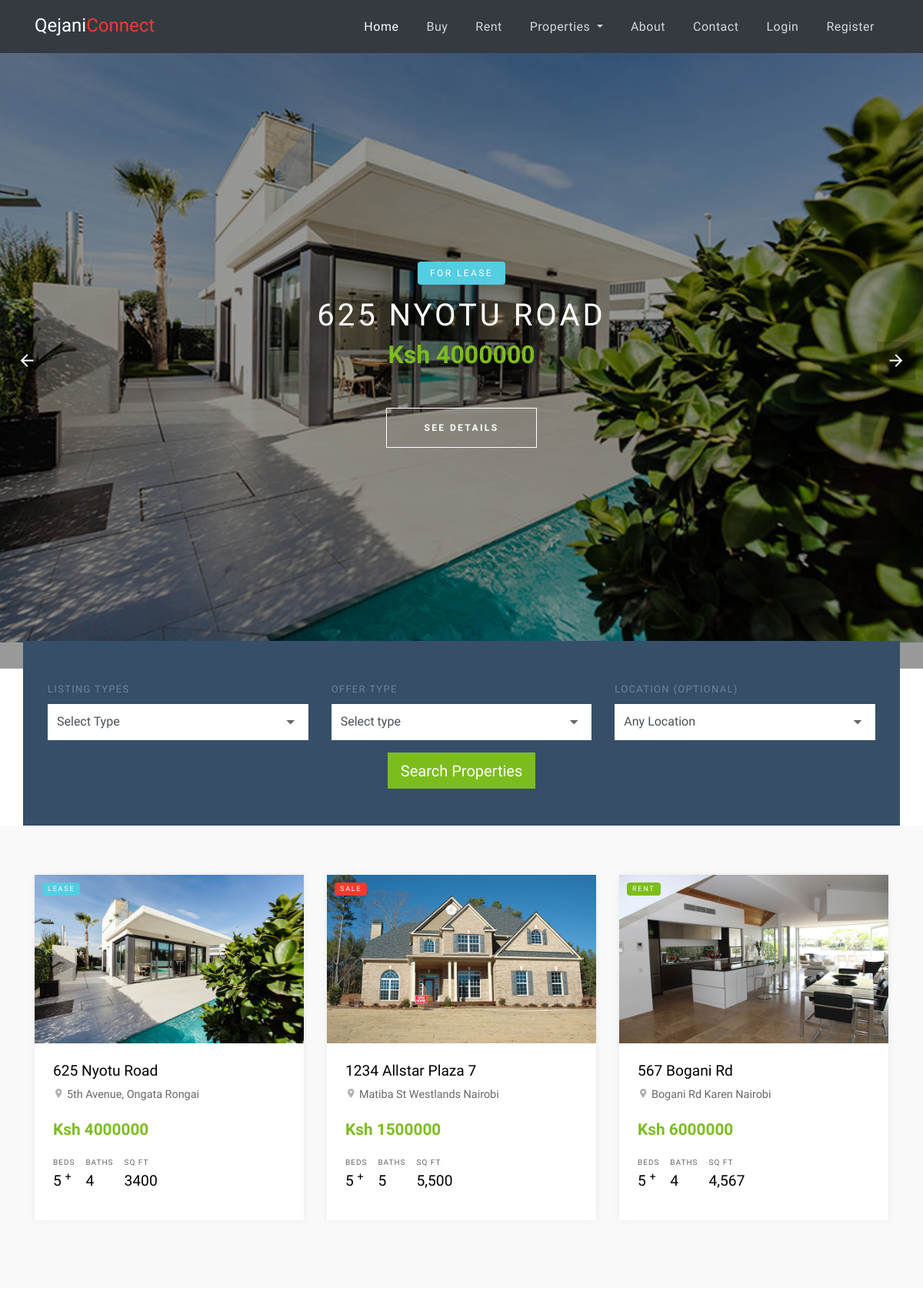
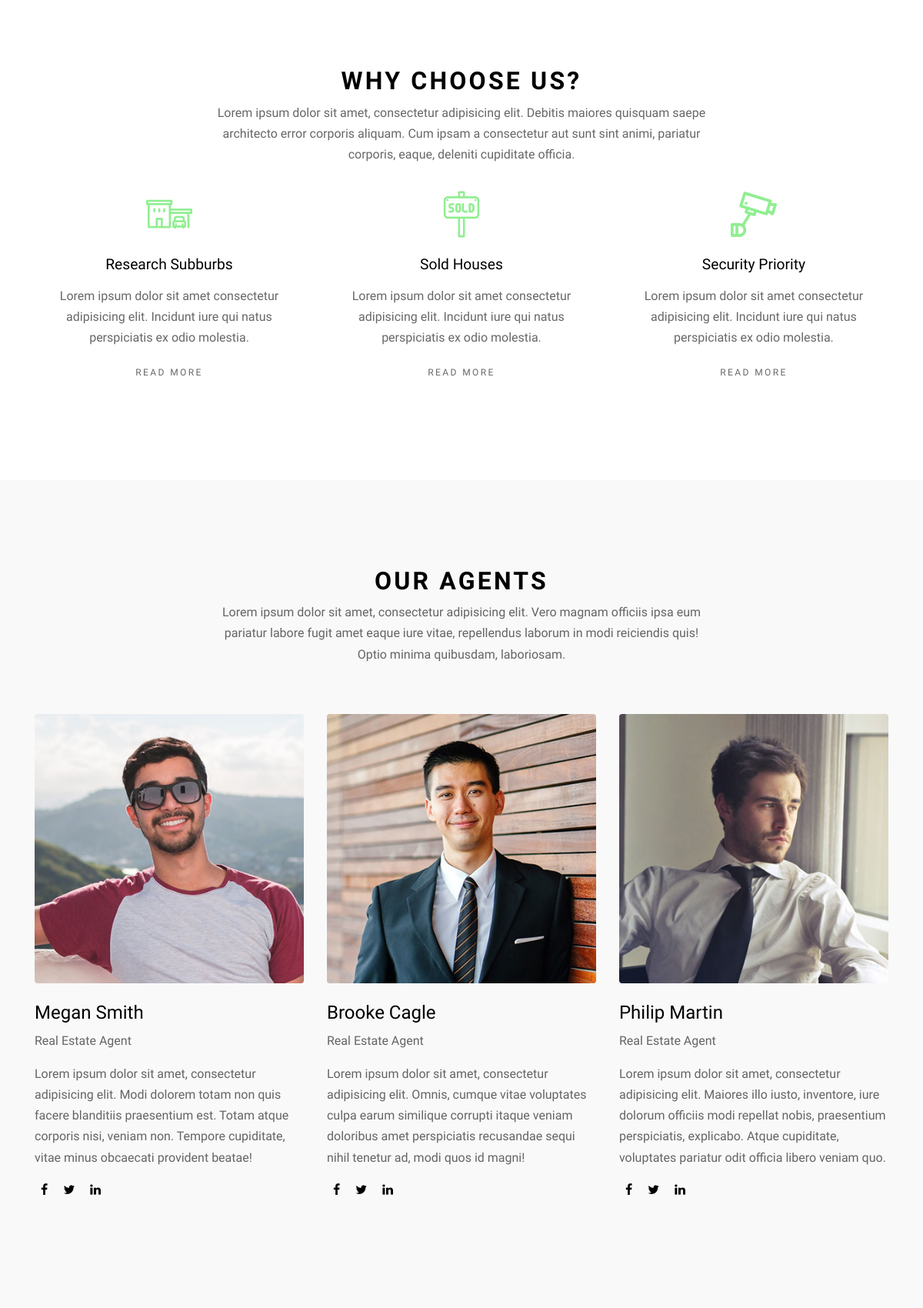
The page / (upper part) on the database its author committed (2 pictures, top to bottom).
### tables this page shows
CREATE TABLE `props` (
  `id` int(11) NOT NULL,
  `name` varchar(200) NOT NULL,
  `location` varchar(200) NOT NULL,
  `image` varchar(200) NOT NULL,
  `price` varchar(200) NOT NULL,
  `beds` int(10) NOT NULL,
  `baths` int(20) NOT NULL,
  `sqft` varchar(30) NOT NULL,
  `home_type` varchar(200) NOT NULL,
  `year_built` varchar(200) NOT NULL,
  `type` varchar(200) NOT NULL,
  `price_sqft` float NOT NULL,
  `description` text NOT NULL,
  `admin_name` varchar(200) NOT NULL,
  `created_at` timestamp NOT NULL DEFAULT current_timestamp(),
  `virtual_tour_url` varchar(255) DEFAULT NULL,
  `status` varchar(200) NOT NULL
);

### index.php (the view, shortened to what this page needs)
<?php require "includes/header.php" ?>
<?php require "config/config.php" ?>
<?php
$page = isset($_GET['page']) ? (int)$_GET['page'] : 1;
$offset = ($page - 1) * ITEMS_PER_PAGE;
$select = $conn->query("SELECT * FROM props LIMIT $offset, " . ITEMS_PER_PAGE);
$select->execute();
$props = $select->fetchAll(PDO::FETCH_OBJ);
?>
<div class="slide-one-item home-slider owl-carousel">
  <?php foreach ($props as $prop) : ?>
    <div class="site-blocks-cover overlay" style="background-image: url(<?php echo USERIMAGESURL; ?>/thumbnails/<?php echo urlencode($prop->image); ?>);" data-aos="fade"
      data-stellar-background-ratio="0.5">
      <div class="container">
        <div class="row align-items-center justify-content-center text-center">
          <div class="col-md-10">
            <span class="d-inline-block bg-<?php if ($prop->type == "rent") {
                                              echo "success";
                                            } else if ($prop->type == "sale") {
                                              echo "danger";
                                            } else {
                                              echo "info";
                                            } ?> text-white px-3 mb-3 property-offer-type rounded">For <?php echo $prop->type; ?></span>
            <h1 class="mb-2"><?php echo $prop->name; ?></h1>
            <p class="mb-5"><strong class="h2 text-success font-weight-bold">Ksh <?php echo $prop->price; ?></strong></p>
            <p><a href="property-details.php?id=<?php echo $prop->id ?>" class="btn btn-white btn-outline-white py-3 px-5 rounded-0 btn-2">See Details</a></p>
          </div>
        </div>
      </div>
    </div>
  <?php endforeach; ?>
</div>
<div class="site-section site-section-sm pb-0">
  <div class="container">
    <div class="row">
      <form class="form-search col-md-12" action="search.php" method="POST" style="margin-top: -100px;">
        <div class="row align-items-end">
          <div class="col-md-4">
            <label for="list-types">Listing Types</label>
            <div class="select-wrap">
              <select name="types" id="list-types" class="form-control d-block rounded-0" required>
                <option value="">Select Type</option>
              </select>
            </div>
          </div>
          <div class="col-md-4">
            <label for="offer-types">Offer Type</label>
            <div class="select-wrap">
              <select name="offers" id="offers" class="form-control d-block rounded-0" required>
                <option value="">Select type</option>
              </select>
            </div>
          </div>
          <div class="col-md-4">
            <label for="select-city">Location (Optional)</label>
            <div class="select-wrap">
              <select name="cities" id="select-city" class="form-control d-block rounded-0">
                <option value="">Any Location</option>
              </select>
            </div>
          </div>
        </div>
        <div class="row mt-3">
          <div class="col-md-12 text-center">
            <input type="submit" name="submit" class="btn btn-success text-white btn-lg rounded-0" value="Search Properties">
          </div>
        </div>
      </form>
    </div>
  </div>
</div>
<div class="site-section site-section-sm bg-light">
  <div class="container">
    <div class="row">
      <?php foreach ($props as $prop) : ?>
        <div class="col-md-6 col-lg-4 mb-4">
          <div class="property-entry h-100">
            <a href="property-details.php?id=<?php echo $prop->id ?>" class="property-thumbnail">
              <div class="offer-type-wrap">
                <span class="offer-type bg-<?php if ($prop->type == "rent") {
                                              echo "success";
                                            } else if ($prop->type == "sale") {
                                              echo "danger";
                                            } else {
                                              echo "info";
                                            } ?>"><?php echo $prop->type; ?></span>
              </div>
              <img src="<?php echo USERIMAGESURL; ?>/thumbnails/<?php echo urlencode($prop->image); ?>" alt="Image" class="img-fluid">
            </a>
            <div class="p-4 property-body">
              <h2 class="property-title"><a href="property-details.php?id=<?php echo $prop->id ?>"><?php echo $prop->name; ?></a></h2>
              <span class="property-location d-block mb-3"><span class="property-icon icon-room"></span>
                <?php echo $prop->location; ?></span>
              <strong class="property-price text-primary mb-3 d-block text-success">Ksh <?php echo $prop->price; ?></strong>
              <ul class="property-specs-wrap mb-3 mb-lg-0">
                <li>
                  <span class="property-specs">Beds</span>
                  <span class="property-specs-number"><?php echo $prop->beds; ?> <sup>+</sup></span>
                </li>
                <li>
                  <span class="property-specs">Baths</span>
                  <span class="property-specs-number"><?php echo $prop->baths ?></span>
                </li>
                <li>
                  <span class="property-specs">SQ FT</span>
                  <span class="property-specs-number"><?php echo $prop->sqft; ?></span>
                </li>
              </ul>
            </div>
          </div>
        </div>
      <?php endforeach; ?>
    </div>
  </div>
</div>
<div class="site-section">
  <div class="container">
    <div class="row justify-content-center">
      <div class="col-md-7 text-center">
        <div class="site-section-title">
          <h2>Why Choose Us?</h2>
        </div>
        <p>Lorem ipsum dolor sit amet, consectetur adipisicing elit. Debitis maiores quisquam saepe architecto error
          corporis aliquam. Cum ipsam a consectetur aut sunt sint animi, pariatur corporis, eaque, deleniti cupiditate
          officia.</p>
      </div>
    </div>
    <div class="row">
      <div class="col-md-6 col-lg-4">
        <a href="#" class="service text-center">
          <span class="icon flaticon-house"></span>
          <h2 class="service-heading">Research Subburbs</h2>
          <p>Lorem ipsum dolor sit amet consectetur adipisicing elit. Incidunt iure qui natus perspiciatis ex odio
            molestia.</p>
          <p><span class="read-more">Read More</span></p>
        </a>
      </div>
      <div class="col-md-6 col-lg-4">
        <a href="#" class="service text-center">
          <span class="icon flaticon-sold"></span>
          <h2 class="service-heading">Sold Houses</h2>
          <p>Lorem ipsum dolor sit amet consectetur adipisicing elit. Incidunt iure qui natus perspiciatis ex odio
            molestia.</p>
          <p><span class="read-more">Read More</span></p>
        </a>
      </div>
      <div class="col-md-6 col-lg-4">
        <a href="#" class="service text-center">
          <span class="icon flaticon-camera"></span>
          <h2 class="service-heading">Security Priority</h2>
          <p>Lorem ipsum dolor sit amet consectetur adipisicing elit. Incidunt iure qui natus perspiciatis ex odio
            molestia.</p>
          <p><span class="read-more">Read More</span></p>
        </a>
      </div>
    </div>
  </div>
</div>
<div class="site-section bg-light">
  <div class="container">
    <div class="row mb-5 justify-content-center">
      <div class="col-md-7">
        <div class="site-section-title text-center">
          <h2>Our Agents</h2>
          <p>Lorem ipsum dolor sit amet, consectetur adipisicing elit. Vero magnam officiis ipsa eum pariatur labore
            fugit amet eaque iure vitae, repellendus laborum in modi reiciendis quis! Optio minima quibusdam,
            laboriosam.</p>
        </div>
      </div>
    </div>
    <div class="row">
      <div class="col-md-6 col-lg-4 mb-5 mb-lg-5">
        <div class="team-member">
          <img src="images/person_1.jpg" alt="Image" class="img-fluid rounded mb-4">
          <div class="text">
            <h2 class="mb-2 font-weight-light text-black h4">Megan Smith</h2>
            <span class="d-block mb-3 text-white-opacity-05">Real Estate Agent</span>
            <p>Lorem ipsum dolor sit amet, consectetur adipisicing elit. Modi dolorem totam non quis facere blanditiis
              praesentium est. Totam atque corporis nisi, veniam non. Tempore cupiditate, vitae minus obcaecati
              provident beatae!</p>
            <p>
              <a href="#" class="text-black p-2"><span class="icon-facebook"></span></a>
              <a href="#" class="text-black p-2"><span class="icon-twitter"></span></a>
              <a href="#" class="text-black p-2"><span class="icon-linkedin"></span></a>
            </p>
          </div>
        </div>
      </div>
      <div class="col-md-6 col-lg-4 mb-5 mb-lg-5">
        <div class="team-member">
          <img src="images/person_2.jpg" alt="Image" class="img-fluid rounded mb-4">
          <div class="text">
            <h2 class="mb-2 font-weight-light text-black h4">Brooke Cagle</h2>
            <span class="d-block mb-3 text-white-opacity-05">Real Estate Agent</span>
            <p>Lorem ipsum dolor sit amet, consectetur adipisicing elit. Omnis, cumque vitae voluptates culpa earum
              similique corrupti itaque veniam doloribus amet perspiciatis recusandae sequi nihil tenetur ad, modi
              quos id magni!</p>
            <p>
              <a href="#" class="text-black p-2"><span class="icon-facebook"></span></a>
              <a href="#" class="text-black p-2"><span class="icon-twitter"></span></a>
              <a href="#" class="text-black p-2"><span class="icon-linkedin"></span></a>
            </p>
          </div>
        </div>
      </div>
      <div class="col-md-6 col-lg-4 mb-5 mb-lg-5">
        <div class="team-member">
          <img src="images/person_3.jpg" alt="Image" class="img-fluid rounded mb-4">
          <div class="text">
            <h2 class="mb-2 font-weight-light text-black h4">Philip Martin</h2>
            <span class="d-block mb-3 text-white-opacity-05">Real Estate Agent</span>
            <p>Lorem ipsum dolor sit amet, consectetur adipisicing elit. Maiores illo iusto, inventore, iure dolorum
              officiis modi repellat nobis, praesentium perspiciatis, explicabo. Atque cupiditate, voluptates pariatur
              odit officia libero veniam quo.</p>
            <p>
              <a href="#" class="text-black p-2"><span class="icon-facebook"></span></a>
              <a href="#" class="text-black p-2"><span class="icon-twitter"></span></a>
              <a href="#" class="text-black p-2"><span class="icon-linkedin"></span></a>
            </p>
          </div>
        </div>
      </div>
    </div>
  </div>
</div>
<?php require "includes/footer.php" ?>

### rows shown on the page
props: image (picture), type "LEASE", name "625 NYOTU ROAD", price "4000000", name "625 Nyotu Road", location "5th Avenue, Ongata Rongai", beds "5", baths "4", sqft "3400"
props: type "SALE", image (picture), name "1234 Allstar Plaza 7", location "Matiba St Westlands Nairobi", price "1500000", beds "5", baths "5", sqft "5,500"
props: type "RENT", image (picture), name "567 Bogani Rd", location "Bogani Rd Karen Nairobi", price "6000000", beds "5", baths "4", sqft "4,567"
